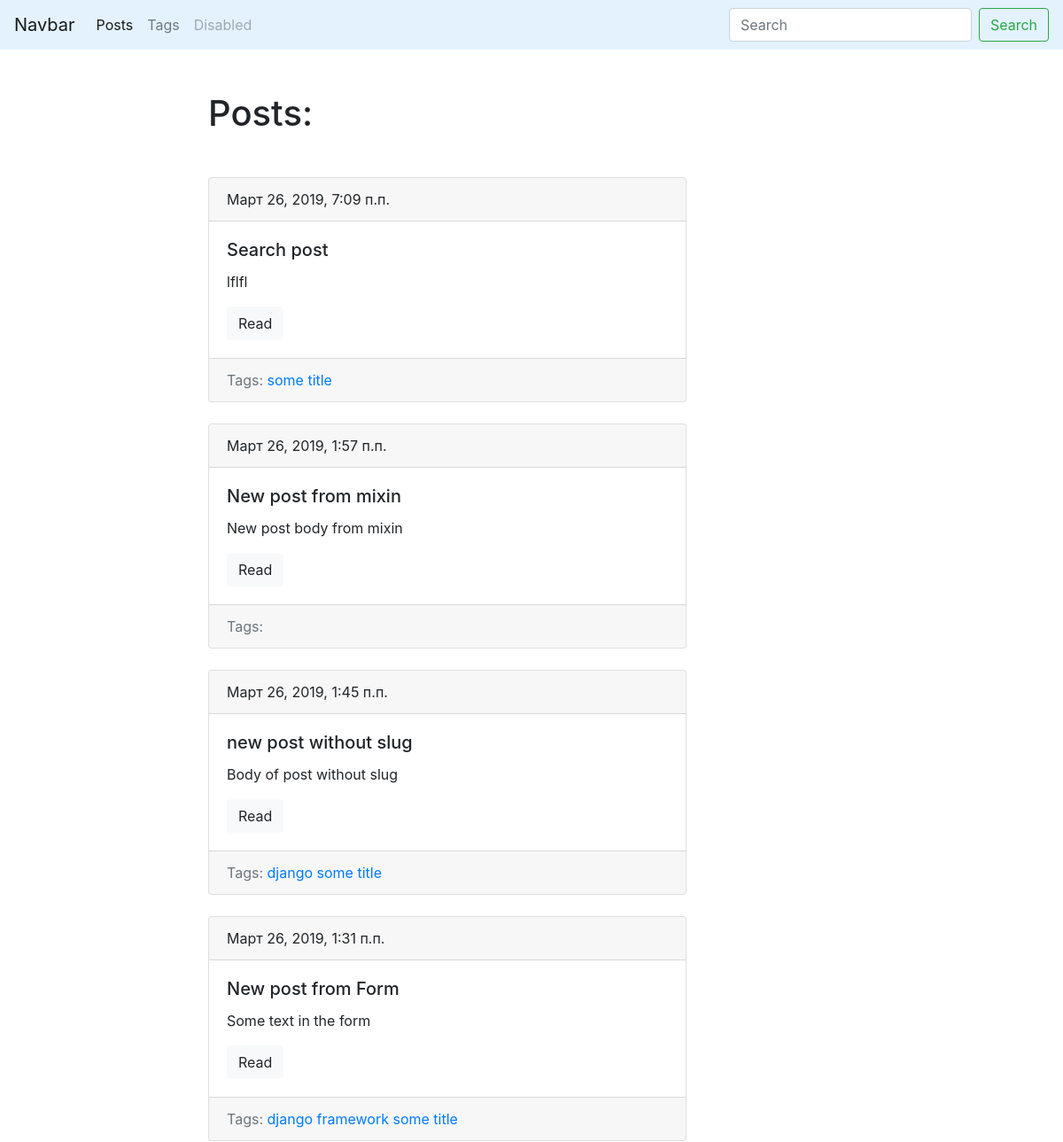
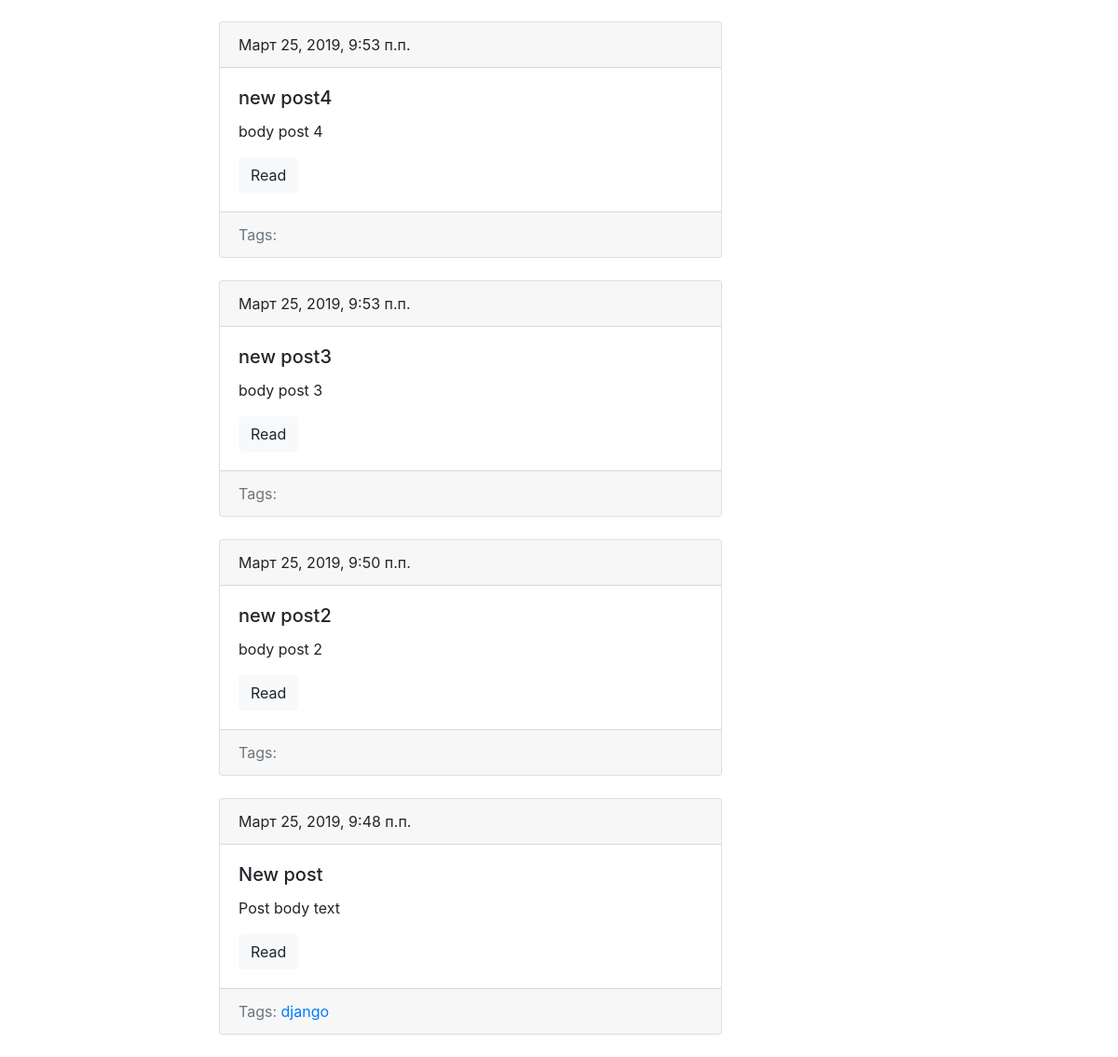
Screenshot of /blog/ with the database file from the repository (2 pictures, top to bottom).
### blog/models.py (models this page shows, shortened)
class Post(models.Model):
    title = models.CharField(max_length=150, db_index=True)
    slug = models.SlugField(max_length=150, blank=True, unique=True)
    body = models.TextField(blank=True, db_index=True)
    date_pub = models.DateTimeField(auto_now_add=True)
    tags = models.ManyToManyField('Tag', blank=True, related_name='posts')
    def get_absolute_url(self):
        return reverse('post_detail_url', kwargs={'slug': self.slug})
    class Meta:
        ordering = ['-date_pub']

class Tag(models.Model):
    title = models.CharField(max_length=50)
    slug = models.SlugField(max_length=50, unique=True)
    def get_absolute_url(self):
        return reverse('tag_detail_url', kwargs={'slug': self.slug})
    class Meta:
        ordering = ['title']

### blog/views.py (the view)
# urls.py: path('', posts_list, name='posts_list_url'),
def posts_list(request):
    search_query = request.GET.get('search', '')
    if search_query:
        posts = Post.objects.filter(Q(title__icontains=search_query) | Q(body__icontains=search_query))
    else:
        posts = Post.objects.all()
    paginator = Paginator(posts, 10)
    page_number = request.GET.get('page', 1)
    page = paginator.get_page(page_number)
    is_paginated = page.has_other_pages()
    if page.has_previous():
        prev_url = '?page={}'.format(page.previous_page_number())
    else:
        prev_url = ''
    if page.has_next():
        next_url = '?page={}'.format(page.next_page_number())
    else:
        next_url = ''
    context = {
        'page_object': page,
        'is_paginated': is_paginated,
        'prev_url': prev_url,
        'next_url': next_url,
    }
    return render(request, 'blog/index.html', context=context)

### blog/templates/blog/index.html (shortened to what this page needs)
{% extends 'blog/base_blog.html' %}
{% block content %}
    <h1 class="mb-5">Posts:</h1>
    {% for post in page_object %}
        {% include 'blog/includes/post_card_template.html' %}
    {% endfor %}
{% endblock %}

### blog/templates/blog/includes/post_card_template.html
<div class="card mb-4">
    <div class="card-header">
        {{ post.date_pub }}
    </div>
    <div class="card-body">
        <h5 class="card-title">{{ post.title }}</h5>
        <p class="card-text">{{ post.body|truncatewords:15 }}</p>
        <a href="{{ post.get_absolute_url }}" class="btn btn-light">Read</a>
    </div>
    <div class="card-footer text-muted">
        Tags:
        {% for tag in post.tags.all %}
            <a href="{{ tag.get_absolute_url }}">{{ tag.title }}</a>
        {% endfor %}
    </div>
</div>

### rows the page displays
Post: date_pub "Март 26, 2019, 7:09 п.п.", title "Search post", body "lflfl"
Tag: title "some title"
Post: date_pub "Март 26, 2019, 1:57 п.п.", title "New post from mixin", body "New post body from mixin"
Post: date_pub "Март 26, 2019, 1:45 п.п.", title "new post without slug", body "Body of post without slug"
Tag: title "django"
Post: date_pub "Март 26, 2019, 1:31 п.п.", title "New post from Form", body "Some text in the form"
Tag: title "framework"
Post: date_pub "Март 25, 2019, 9:53 п.п.", title "new post4", body "body post 4"
Post: date_pub "Март 25, 2019, 9:53 п.п.", title "new post3", body "body post 3"
Post: date_pub "Март 25, 2019, 9:50 п.п.", title "new post2", body "body post 2"
Post: date_pub "Март 25, 2019, 9:48 п.п.", title "New post", body "Post body text"
